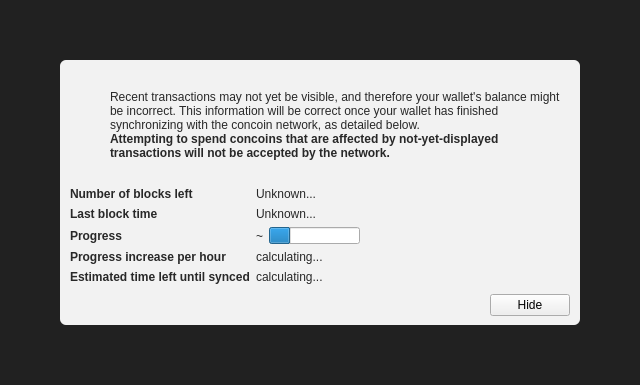
<?xml version="1.0" encoding="UTF-8"?>
<ui version="4.0">
 <class>ModalOverlay</class>
 <widget class="ModalOverlay" name="ModalOverlay">
  <property name="geometry">
   <rect>
    <x>0</x>
    <y>0</y>
    <width>640</width>
    <height>385</height>
   </rect>
  </property>
  <property name="windowTitle">
   <string>Form</string>
  </property>
  <layout class="QVBoxLayout" name="verticalLayout" stretch="0">
   <property name="sizeConstraint">
    <enum>QLayout::SetDefaultConstraint</enum>
   </property>
   <property name="leftMargin">
    <number>0</number>
   </property>
   <property name="topMargin">
    <number>0</number>
   </property>
   <property name="rightMargin">
    <number>0</number>
   </property>
   <property name="bottomMargin">
    <number>0</number>
   </property>
   <item>
    <widget class="QWidget" name="bgWidget" native="true">
     <property name="styleSheet">
      <string notr="true">#bgWidget { background: rgba(0,0,0,220); }</string>
     </property>
     <layout class="QVBoxLayout" name="verticalLayoutMain" stretch="1">
      <property name="leftMargin">
       <number>60</number>
      </property>
      <property name="topMargin">
       <number>60</number>
      </property>
      <property name="rightMargin">
       <number>60</number>
      </property>
      <property name="bottomMargin">
       <number>60</number>
      </property>
      <item>
       <widget class="QWidget" name="contentWidget" native="true">
        <property name="styleSheet">
         <string notr="true">#contentWidget { background: rgba(255,255,255,240); border-radius: 6px; }

QLabel { color: rgb(40,40,40);  }</string>
        </property>
        <layout class="QVBoxLayout" name="verticalLayoutSub" stretch="1,0,0,0">
         <property name="spacing">
          <number>0</number>
         </property>
         <property name="leftMargin">
          <number>10</number>
         </property>
         <property name="topMargin">
          <number>10</number>
         </property>
         <property name="rightMargin">
          <number>10</number>
         </property>
         <property name="bottomMargin">
          <number>10</number>
         </property>
         <item>
          <layout class="QHBoxLayout" name="horizontalLayoutIconText" stretch="0,1">
           <property name="topMargin">
            <number>20</number>
           </property>
           <item>
            <layout class="QVBoxLayout" name="verticalLayoutIcon">
             <property name="leftMargin">
              <number>0</number>
             </property>
             <item>
              <widget class="QPushButton" name="warningIcon">
               <property name="enabled">
                <bool>false</bool>
               </property>
               <property name="text">
                <string/>
               </property>
               <property name="icon">
                <iconset>
                 <normaloff>:/icons/warning</normaloff>
                 <disabledoff>:/icons/warning</disabledoff>:/icons/warning</iconset>
               </property>
               <property name="iconSize">
                <size>
                 <width>48</width>
                 <height>48</height>
                </size>
               </property>
               <property name="flat">
                <bool>true</bool>
               </property>
              </widget>
             </item>
             <item>
              <spacer name="verticalSpacerWarningIcon">
               <property name="orientation">
                <enum>Qt::Vertical</enum>
               </property>
               <property name="sizeHint" stdset="0">
                <size>
                 <width>20</width>
                 <height>40</height>
                </size>
               </property>
              </spacer>
             </item>
            </layout>
           </item>
           <item>
            <layout class="QVBoxLayout" name="verticalLayoutInfoText">
             <property name="leftMargin">
              <number>0</number>
             </property>
             <property name="topMargin">
              <number>0</number>
             </property>
             <item>
              <widget class="QLabel" name="infoText">
               <property name="text">
                <string>Recent transactions may not yet be visible, and therefore your wallet's balance might be incorrect. This information will be correct once your wallet has finished synchronizing with the concoin network, as detailed below.</string>
               </property>
               <property name="textFormat">
                <enum>Qt::RichText</enum>
               </property>
               <property name="wordWrap">
                <bool>true</bool>
               </property>
              </widget>
             </item>
             <item>
              <widget class="QLabel" name="infoTextStrong">
               <property name="font">
                <font>
                 <weight>75</weight>
                 <bold>true</bold>
                </font>
               </property>
               <property name="text">
                <string>Attempting to spend concoins that are affected by not-yet-displayed transactions will not be accepted by the network.</string>
               </property>
               <property name="textFormat">
                <enum>Qt::RichText</enum>
               </property>
               <property name="wordWrap">
                <bool>true</bool>
               </property>
              </widget>
             </item>
             <item>
              <spacer name="verticalSpacerInTextSpace">
               <property name="orientation">
                <enum>Qt::Vertical</enum>
               </property>
               <property name="sizeHint" stdset="0">
                <size>
                 <width>20</width>
                 <height>40</height>
                </size>
               </property>
              </spacer>
             </item>
            </layout>
           </item>
          </layout>
         </item>
         <item>
          <spacer name="verticalSpacerAfterText">
           <property name="orientation">
            <enum>Qt::Vertical</enum>
           </property>
           <property name="sizeHint" stdset="0">
            <size>
             <width>20</width>
             <height>40</height>
            </size>
           </property>
          </spacer>
         </item>
         <item>
          <layout class="QFormLayout" name="formLayout">
           <property name="fieldGrowthPolicy">
            <enum>QFormLayout::FieldsStayAtSizeHint</enum>
           </property>
           <property name="horizontalSpacing">
            <number>6</number>
           </property>
           <property name="verticalSpacing">
            <number>6</number>
           </property>
           <property name="topMargin">
            <number>10</number>
           </property>
           <item row="0" column="0">
            <widget class="QLabel" name="labelNumberOfBlocksLeft">
             <property name="font">
              <font>
               <weight>75</weight>
               <bold>true</bold>
              </font>
             </property>
             <property name="text">
              <string>Number of blocks left</string>
             </property>
            </widget>
           </item>
           <item row="0" column="1">
            <widget class="QLabel" name="numberOfBlocksLeft">
             <property name="text">
              <string>Unknown...</string>
             </property>
            </widget>
           </item>
           <item row="1" column="0">
            <widget class="QLabel" name="labelLastBlockTime">
             <property name="font">
              <font>
               <weight>75</weight>
               <bold>true</bold>
              </font>
             </property>
             <property name="text">
              <string>Last block time</string>
             </property>
            </widget>
           </item>
           <item row="1" column="1">
            <widget class="QLabel" name="newestBlockDate">
             <property name="sizePolicy">
              <sizepolicy hsizetype="Maximum" vsizetype="Preferred">
               <horstretch>0</horstretch>
               <verstretch>0</verstretch>
              </sizepolicy>
             </property>
             <property name="text">
              <string>Unknown...</string>
             </property>
            </widget>
           </item>
           <item row="2" column="0">
            <widget class="QLabel" name="labelSyncDone">
             <property name="font">
              <font>
               <weight>75</weight>
               <bold>true</bold>
              </font>
             </property>
             <property name="text">
              <string>Progress</string>
             </property>
            </widget>
           </item>
           <item row="2" column="1">
            <layout class="QHBoxLayout" name="horizontalLayoutSync" stretch="0,1">
             <item>
              <widget class="QLabel" name="percentageProgress">
               <property name="text">
                <string notr="true">~</string>
               </property>
              </widget>
             </item>
             <item>
              <widget class="QProgressBar" name="progressBar">
               <property name="value">
                <number>24</number>
               </property>
               <property name="format">
                <string/>
               </property>
              </widget>
             </item>
            </layout>
           </item>
           <item row="4" column="0">
            <widget class="QLabel" name="labelProgressIncrease">
             <property name="font">
              <font>
               <weight>75</weight>
               <bold>true</bold>
              </font>
             </property>
             <property name="text">
              <string>Progress increase per hour</string>
             </property>
            </widget>
           </item>
           <item row="4" column="1">
            <widget class="QLabel" name="progressIncreasePerH">
             <property name="text">
              <string>calculating...</string>
             </property>
            </widget>
           </item>
           <item row="5" column="0">
            <widget class="QLabel" name="labelEstimatedTimeLeft">
             <property name="font">
              <font>
               <weight>75</weight>
               <bold>true</bold>
              </font>
             </property>
             <property name="text">
              <string>Estimated time left until synced</string>
             </property>
            </widget>
           </item>
           <item row="5" column="1">
            <widget class="QLabel" name="expectedTimeLeft">
             <property name="text">
              <string>calculating...</string>
             </property>
            </widget>
           </item>
          </layout>
         </item>
         <item>
          <layout class="QHBoxLayout" name="horizontalLayoutButtons">
           <property name="leftMargin">
            <number>10</number>
           </property>
           <property name="topMargin">
            <number>10</number>
           </property>
           <item>
            <spacer name="horizontalSpacer">
             <property name="orientation">
              <enum>Qt::Horizontal</enum>
             </property>
             <property name="sizeHint" stdset="0">
              <size>
               <width>40</width>
               <height>20</height>
              </size>
             </property>
            </spacer>
           </item>
           <item>
            <widget class="QPushButton" name="closeButton">
             <property name="text">
              <string>Hide</string>
             </property>
            </widget>
           </item>
          </layout>
         </item>
        </layout>
       </widget>
      </item>
     </layout>
    </widget>
   </item>
  </layout>
 </widget>
 <customwidgets>
  <customwidget>
   <class>ModalOverlay</class>
   <extends>QWidget</extends>
   <header>modaloverlay.h</header>
   <container>1</container>
  </customwidget>
 </customwidgets>
 <resources/>
 <connections/>
</ui>
